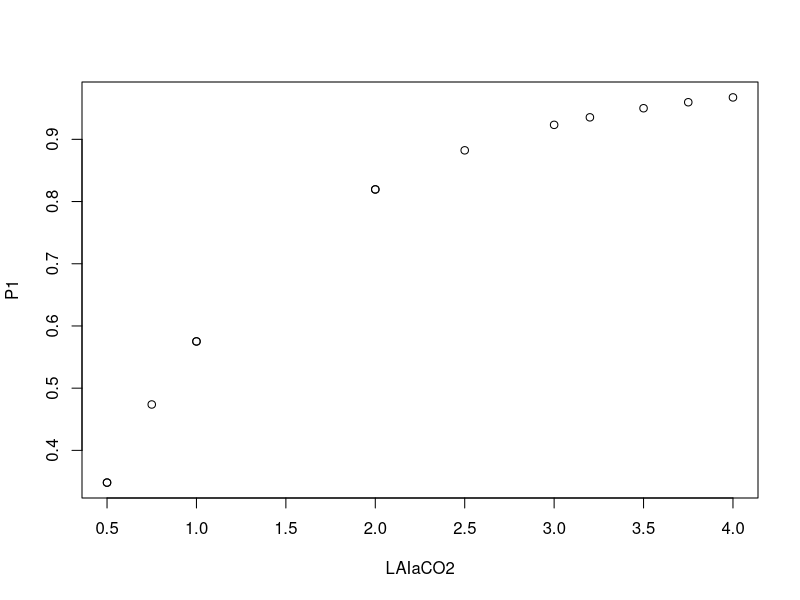
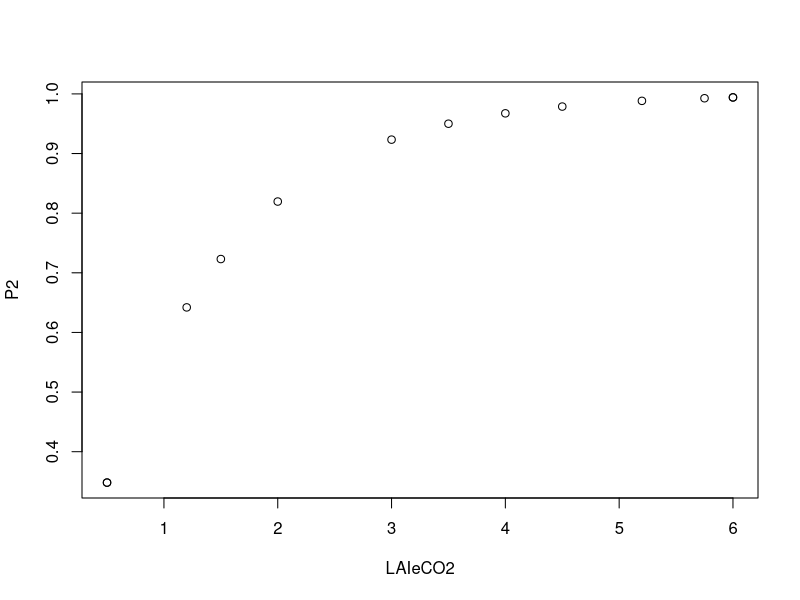
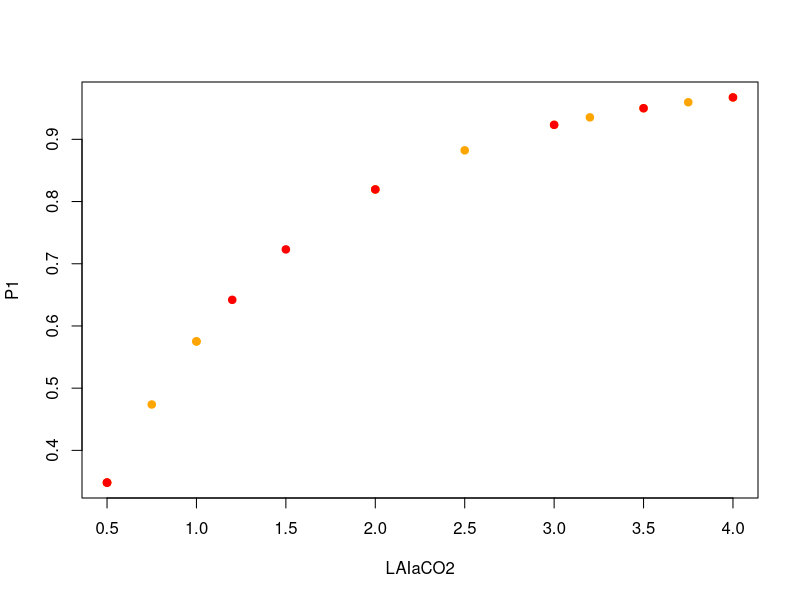
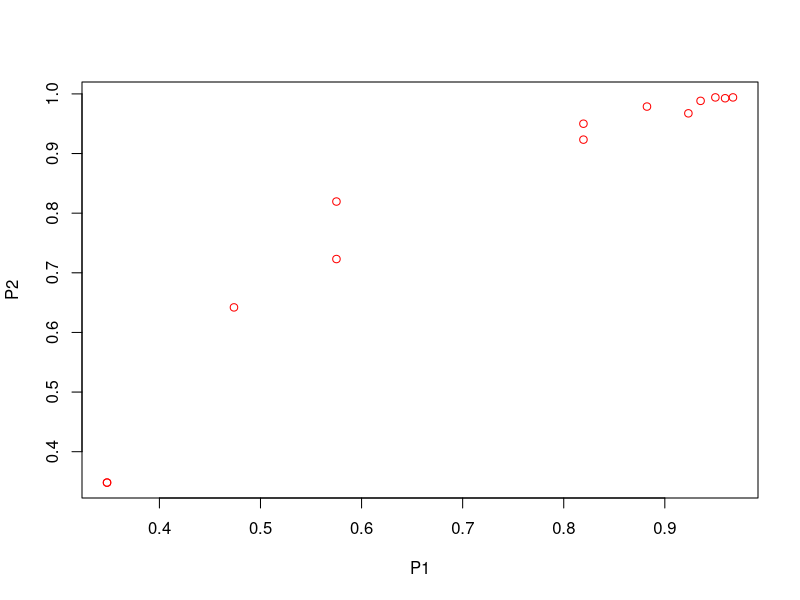

Generate these figures, in order, with R:
## ---- chunk 1
knitr::opts_chunk$set(echo = TRUE)
## ---- chunk 2
# Leaf Area Index (m^2/m^2)under ambient CO2
LAIaCO2<-c(0.5,1,2,3,4,3.75,3.5,3.2,2.5,2,1,0.75,0.5)

# Leaf Area Index (m^2/m^2)under elevated CO2
LAIeCO2<-c(0.5,2,3,4,6,5.75,6,5.2,4.5,3.5,1.5,1.2,0.5)

#Maximum Primary Production
Pmax=1

#Growth Coefficient
k=0.856

##Calculate Productivity with LAI at ambient CO2 conditions
P1=Pmax*(1-(exp(-k*LAIaCO2)))
P1

#Calculate Productivity with LAI at elevated CO2 conditions
P2=Pmax*(1-(exp(-k*LAIeCO2)))
P2

## ---- chunk 3
# summary of results
summary(LAIaCO2)
summary(LAIeCO2)
summary(P1)
summary(P2)
plot(LAIaCO2,P1)
plot(LAIeCO2,P2)

plot(LAIaCO2,P1,col="orange",pch=19)
points(LAIeCO2,P2,col="red",pch=19)

plot(P1,P2, col="red")

